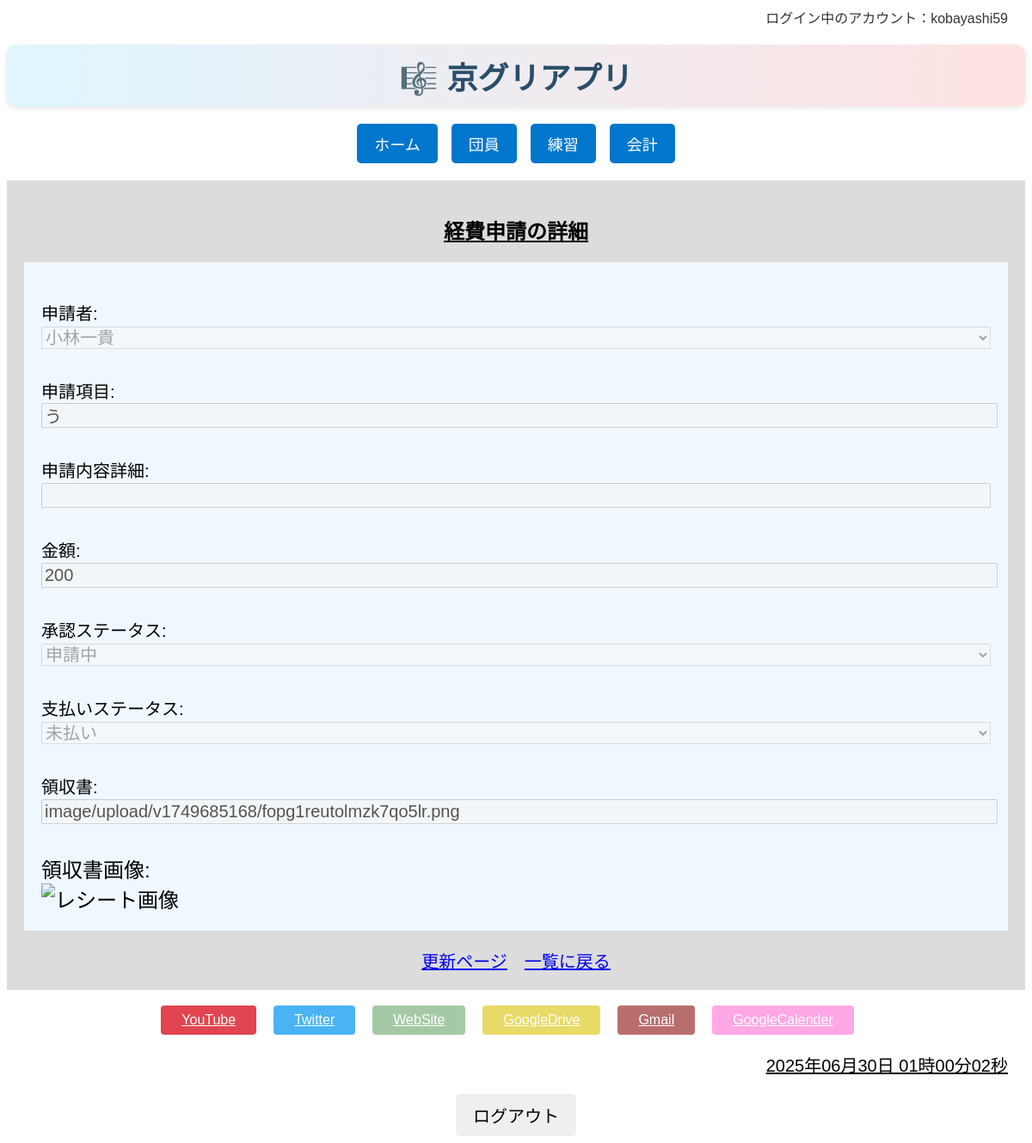
Screenshot of /accounting/detail/12/ (signed in) with the database file from the repository.
### accounting/models/expense_models.py (models this page shows, shortened)
class ExpenseApplication(models.Model):
    APPROVAL_CHOICES = [
        ('pending', '申請中'),
        ('refunded', '承認'),
        ('rejected', '却下'),
    ]
    PAYMENT_CHOICES = [
        ('unpaid', '未払い'),
        ('paid', '払い済み'),
    ]
    applicant = models.ForeignKey(
        Member,
        on_delete=models.CASCADE,
        related_name='expenses',  # Memberから辿るときに使う名前
        verbose_name="申請者"
    )
    title = models.CharField(
        max_length=50,
        verbose_name="項目",
        default=""
    )
    description = models.CharField(
        max_length=255,
        verbose_name="経費内容詳細",
        blank=True,
        null=True
    )
    amount = models.IntegerField(
        verbose_name="金額（円）"
    )
    receipt_image = CloudinaryField(
        '画像',
        blank=True,
        null=True
    )
    submitted_at = models.DateTimeField(
        default=timezone.now,
        verbose_name="申請日時"
    )
    approval_status = models.CharField(
        max_length=10,
        choices=APPROVAL_CHOICES,
        default='pending',
        verbose_name="承認ステータス"
    )
    payment_status = models.CharField(
        max_length=10,
        choices=PAYMENT_CHOICES,
        default='unpaid',
        verbose_name="支払ステータス"
    )

### accounting/views/expense_views.py (the view)
# urls.py: path("detail/<int:id>/", expense_views.expense_detail, name="expense_detail"),  # 詳細表示
@login_required
def expense_detail(request, id):
    expense = get_object_or_404(ExpenseApplication, id=id)
    form = ExpenseApplicationForm(instance=expense)
    for field in form.fields.values():
        field.disabled = True  # フォーム項目をすべて読み取り専用に
    return render(request, 'accounting/expense/detail.html', {
        'expense': expense,
        'form': form,
    })

### accounting/forms/expense_forms.py
class ExpenseApplicationForm(forms.ModelForm):
    class Meta:
        model = ExpenseApplication  # 対象モデル
        fields = [
            'applicant',
            'title',
            'description',
            'amount',
            'approval_status',
            'payment_status',
            'receipt_image',
        ]  # フォームに含めるフィールド
        labels = {
            'applicant': '申請者',
            'title': '申請項目',
            'description': '申請内容詳細',
            'amount': '金額',
            'approval_status': '承認ステータス',
            'payment_status': '支払いステータス',
            'receipt_image': '領収書',
        }  # フィールド名の日本語ラベル設定
        widgets = {
            'title': forms.TextInput(attrs={'placeholder': '例）新入生奢り（キャラバン）'}),
            'description': forms.TextInput(attrs={'rows': 5, 'cols': 40, 'class': 'responsive-textarea'}),
            'amount': forms.NumberInput(attrs={'min': 0}),
        }
    def __init__(self, *args, **kwargs):
        super().__init__(*args, **kwargs)
        self.fields['applicant'].queryset = Member.objects.all()

### member/models.py (called while the page is built)
    def __str__(self):
        return self.name  # 管理画面や表示時に名前が表示される

### templates/accounting/expense/detail.html
{% extends "base/base.html" %}
{% block body %}
<div class="contents">
    <h2 class="page_name">経費申請の詳細</h2>
    <div class="register_contents">
        <div class="register_form">
            {{ form.as_p }}
            {% if expense.receipt_image %}
                <div>領収書画像:<br>
                    <img src="{{ expense.receipt_image.url }}" alt="レシート画像" width="300px">
                </div>
            {% endif %}
        </div>
    </div>
    <div class="button_wrapper">
        <a href="{% url 'accounting:expense_update' expense.id %}" class="button">更新ページ</a>
        <a href="{% url 'accounting:expense_list' %}" class="button">一覧に戻る</a>
    </div>
</div>
{% endblock %}

### templates/base/base.html (shortened to what this page needs)
<!DOCTYPE html>
<html lang="ja">
<head>
    {% load static %}
    <link rel="stylesheet" href="{% static 'css/base.css' %}">
    <link rel="stylesheet" href="https://maxcdn.bootstrapcdn.com/font-awesome/4.3.0/css/font-awesome.min.css">
</head>
<body>
    <div class="header-row">
        <div class="user-info">
        ログイン中のアカウント：{{ request.user.username }}
        </div>
    </div>
    <h1 class="main-title">🎼 京グリアプリ </h1>
    <div class="main-nav">
    <a href="{% url 'main:index' %}" class="main-nav-btn">ホーム</a>
    <a href="{% url 'member:index' %}" class="main-nav-btn">団員</a>
    <a href="{% url 'practice_management:practice_index' %}" class="main-nav-btn">練習</a>
    <a href="{% url 'accounting:index' %}" class="main-nav-btn">会計</a>
    </div>
    {% block body %}
    {% endblock %}
    <br>
    <div class="link-block">
        <div class="btn-wrapper">
        <a href="https://www.youtube.com/@..." target="_blank" class="btn youtube">YouTube</a>
        <a href="https://x.com/Glee_KU" target="_blank" class="btn twitter">Twitter</a>
        <a href="https://sites.google.com/view/kyotoglee/home" target="_blank" class="btn website">WebSite</a>
        <a href="https://drive.google.com/drive/home" target="_blank" class="btn googledrive">GoogleDrive</a>
        <a href="https://mail.google.com/mail/u/0/#inbox" target="_blank" class="btn gmail">Gmail</a>
        <a href="https://calendar.google.com/calendar/u/0/r" target="_blank" class="btn googlecalender">GoogleCalender</a>
        </div>
    </div>
    <div id="clock" class="clock"></div>
    <footer>
    <div class="logout_wrapper">
        <form action="{% url 'accounts:logout' %}" method="post">
            <button type="submit" class="logout">ログアウト</button>
        </form>
    </div>
    </footer>
</body>
</html>

### static/css/base.css (style rules this page uses)
body { font-family: "Avenir Next", "Hiragino Kaku Gothic ProN W3", sans-serif; }
h1 { font-size: 36px; text-align: center; }
.main-title { font-size: 36px; font-weight: bold; color: #2a4d69; text-align: center; margin: 20px 0; background: linear-gradient(to right, #dff6ff, #ffe2e2); padding: 10px 20px; border-radius: 10px; box-shadow: 0px 2px 6px rgba(0, 0, 0, 0.1); }
h2 { text-align: center; }
.clock { font-size: 20px; text-align: right; padding-right: 20px; text-decoration: underline; }
.header-row { display: flex; justify-content: flex-end; padding: 0 20px 0 20px; }
.user-info { font-size: 16px; color: #333; }
.btn-wrapper { margin-bottom: 20px; display: flex; justify-content: center; }
.btn { padding: 8px 24px; color:rgb(255, 255, 255); opacity:0.8; border-radius: 4px; }
.button_wrapper { display: flex; justify-content: center; margin-top: 20px; }
.button { font-size: 20px; border-radius: 5px; margin: 0 10px; }
.youtube { background-color: RGB(218,23,37); margin-right: 20px; }
.twitter { background-color: RGB(29,161,242); margin-right: 20px; }
.website { background-color: darkseagreen; margin-right: 20px; }
.googledrive { background-color: rgb(226, 210, 66); margin-right: 20px; }
.gmail { background-color: rgb(168, 74, 74); margin-right: 20px; }
.googlecalender { background-color: rgb(255, 147, 223); margin-right: 20px; }
.contents { padding: 20px; background-color: gainsboro; }
.page_name { font-size: 24px; text-align: center; text-decoration: underline; }
.register_contents { display: flex; justify-content: center; padding: 20px; background-color: aliceblue; }
.register_form { text-align: left; font-size: 24px; width: 100%; }
.register_form input, .register_form label, .register_form select, .register_form textarea { font-size: 20px; width: 100%; margin-bottom: 10px; }
.logout_wrapper { display: flex; justify-content: center; margin-top: 20px; }
.logout { font-size: 20px; padding: 10px 20px; border-radius: 5px; border: none; }
.main-nav { display: flex; justify-content: center; gap: 16px; margin: 20px 0; flex-wrap: wrap; }
.main-nav-btn { background-color: #0077cc; color: white; text-decoration: none; padding: 10px 20px; font-size: 18px; border-radius: 5px; text-align: center; }
.responsive-textarea { width: 100%; box-sizing: border-box; resize: vertical; }

### rows the page displays
ExpenseApplication: applicant "小林一貴", title "う", amount "200", approval_status "申請中", payment_status "未払い", receipt_image "image/upload/v1749685168/fopg1reutolmzk7qo5lr.png"

### other values shown
{{ request.user.username }} "kobayashi59"
